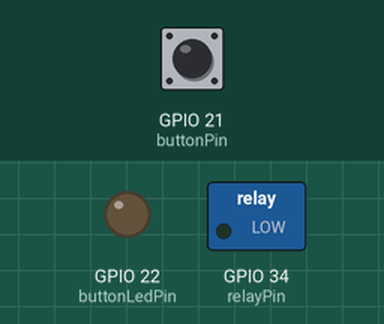
The sketch below on a simulated ESP32. On the bench: switched loads named in the sketch (green lamp = pin HIGH), output pins drawn as LEDs (lit = HIGH). The inputs (shaded band) are chosen by the test bench; at power-on: GPIO 21 (buttonPin) HIGH.

Above: at 1.2 s.
1.3 s: GPIO 21 (buttonPin) pulled LOW for 3.2 s
At 5.6 s:
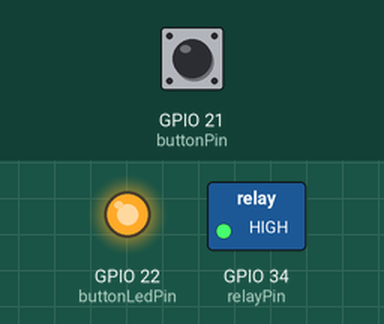
6.0 s: GPIO 21 (buttonPin) pulled LOW for 0.15 s
At 6.9 s:
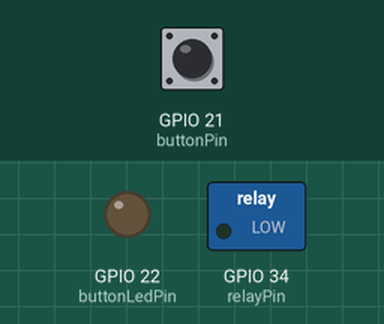
Timing chart, 0 to 9.0 s (numbered marks = the images above; inputs shaded):
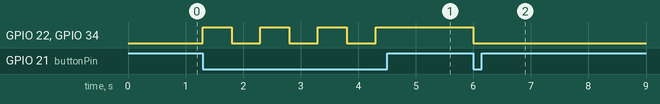

Measured:
- after the input at 1.3 s, GPIO 22 (buttonLedPin), GPIO 34 (relayPin): alternates HIGH for 0.50 s and LOW for 0.50 s, 7 changes in all, then stays HIGH, starting at once
- after the input at 6.0 s, GPIO 22 (buttonLedPin), GPIO 34 (relayPin): HIGH → LOW at once

The sketch:

Lovsuger.ino
```cpp
  const int buttonLedPin = 22; // pin for led on button
  const int buttonPin = 21;    // Pin for button
  const int relayPin = 34;    // Pin for relay

  bool relayState = false;
  bool buttonState = true;

void setup() {
  // Start the relay pin as an output:
  pinMode(relayPin, OUTPUT);
  // Start the button pin as an input:
  pinMode(buttonPin, INPUT);
  // Start the button led pin as an output:
  pinMode(buttonLedPin, OUTPUT);

  Serial.begin(9600);

}

void loop() {
  // If button is pressed toggle relay state
  buttonState = digitalRead(buttonPin);

  if (buttonState==LOW) {
    relayState =! relayState;
    digitalWrite(relayPin, relayState);
    digitalWrite(buttonLedPin, relayState);
//    Serial.println(relayState);
    delay(500);
  }


}
```
